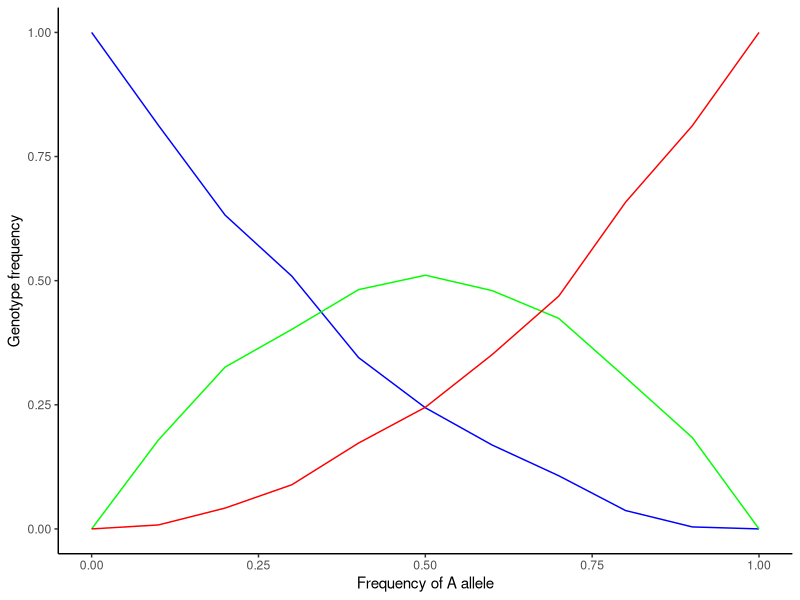
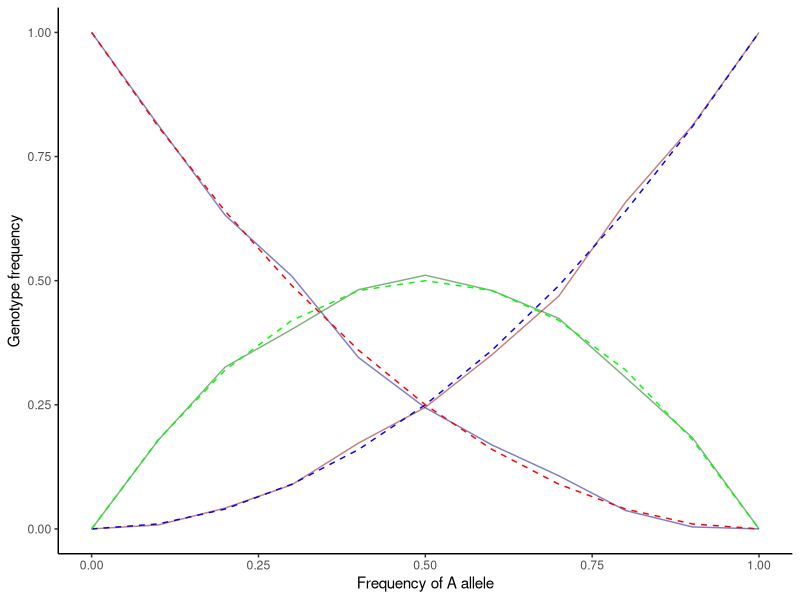

Write R code to recreate these figures, in order.
## ---- chunk 1
knitr::opts_chunk$set(echo = TRUE)
library(ggplot2)
## ---- chunk 2

fa = 0.5    # frequency of A allele
fg = 1-fa   # frequency of G allele

# For simplicity, we numerically code the alleles: A -> 1 and G -> 0
# It is worth noting that this coding indicates the presence (1) or absence (0) of the A allele and that the three possible genotypes GG, GA, and AA are coded as 0, 1, and 2, respectively.

# Given Mendel's law of independent assortment, we simulate a genotype for a diploid individual by two independent draws.

# Draw the 1st allele for a sample of 10 individuals
ninds = 10

x1 = sample(c(0,1), 
            size = ninds, 
            replace = TRUE, 
            prob = c(fg, fa))

# Draw the 2nd allele for a sample of 10 individuals
x2 = sample(c(0,1), 
            size = ninds, 
            replace = TRUE, 
            prob = c(fg, fa))

# Dipolid genotype of a individual = The number of A allele
x = x1 + x2  # a vector of A allele counts for 10 individuals

## ---- chunk 3

# Begin of the function 'create_genotype'
create_genotype = function(ninds, fa){

  fg = 1-fa
  x1 = sample(c(0,1), 
              size = ninds, 
              replace = TRUE, 
              prob = c(fg, fa))
  
  x2 = sample(c(0,1), 
              size = ninds, 
              replace = TRUE, 
              prob = c(fg, fa))
  
  x = x1 + x2
  # provide an output using return()
  # prop. of GG, GA, and AA genotypes
  p.gg = mean(x == 0) # another way to calculate proportions
  p.ga = mean(x == 1)
  p.aa = mean(x == 2)
  return(c(p.gg, p.ga, p.aa))
}
# End of function

# Run the same simulation for 1,000 times and store the results as an 1000 x 3 matrix

mat = NULL  # initialize an empty object for storing the outputs
# rbind is a built-in R function that performs a row-binding operation 
for (i in 1:1000){
  mat = rbind(mat, create_genotype(fa = 0.5, ninds = 10))
}

# To view the first 10 rows of the matrix
head(mat, n=10)

## ---- chunk 4

#calculate the mean genotype across replicates
apply(mat, 2, mean)

## ---- chunk 5

# code here

## ---- chunk 6

# Make a vector of allele frequencies ranging from 0 to 1, with increments of 0.1.
f = seq(0, 1, 0.1)
mat = NULL

for(i in 1:length(f)){
    mat = rbind(
                mat, create_genotype(fa = f[i], ninds = 1000)
                )
}

#convert to dataframe
mat = data.frame(mat)
colnames(mat) = c("GG","GA","AA")
mat$alleleFreq = f

#plot
ggplot(mat)+
  geom_line(aes(alleleFreq, GG), color = "blue")+
  geom_line(aes(alleleFreq, GA), color = "green")+
  geom_line(aes(alleleFreq, AA), color = "red")+
  theme_classic()+
  labs(x = "Frequency of A allele", 
       y = "Genotype frequency")

## ---- chunk 7

#the alpha aesthetic makes the lines more transparent so we can see the dotted lines
ggplot(mat)+
  geom_line(aes(alleleFreq, GG), color = "darkblue", alpha = 0.5) +
  geom_line(aes(alleleFreq, GA), color = "darkgreen", alpha = 0.5) +
  geom_line(aes(alleleFreq, AA), color = "darkred", alpha = 0.5) +
  geom_line(aes(alleleFreq, alleleFreq^2), 
            color = "blue", linetype = "dashed")+
  geom_line(aes(alleleFreq, 2*alleleFreq*(1-alleleFreq)), 
            color = "green", linetype = "dashed")+
  geom_line(aes(alleleFreq, (1-alleleFreq)^2), 
            color = "red", linetype = "dashed")+
  theme_classic()+
  labs(x = "Frequency of A allele", 
       y = "Genotype frequency")

#notice how we have layered multiple plots on top of each other.

## ---- chunk 8

# code here

